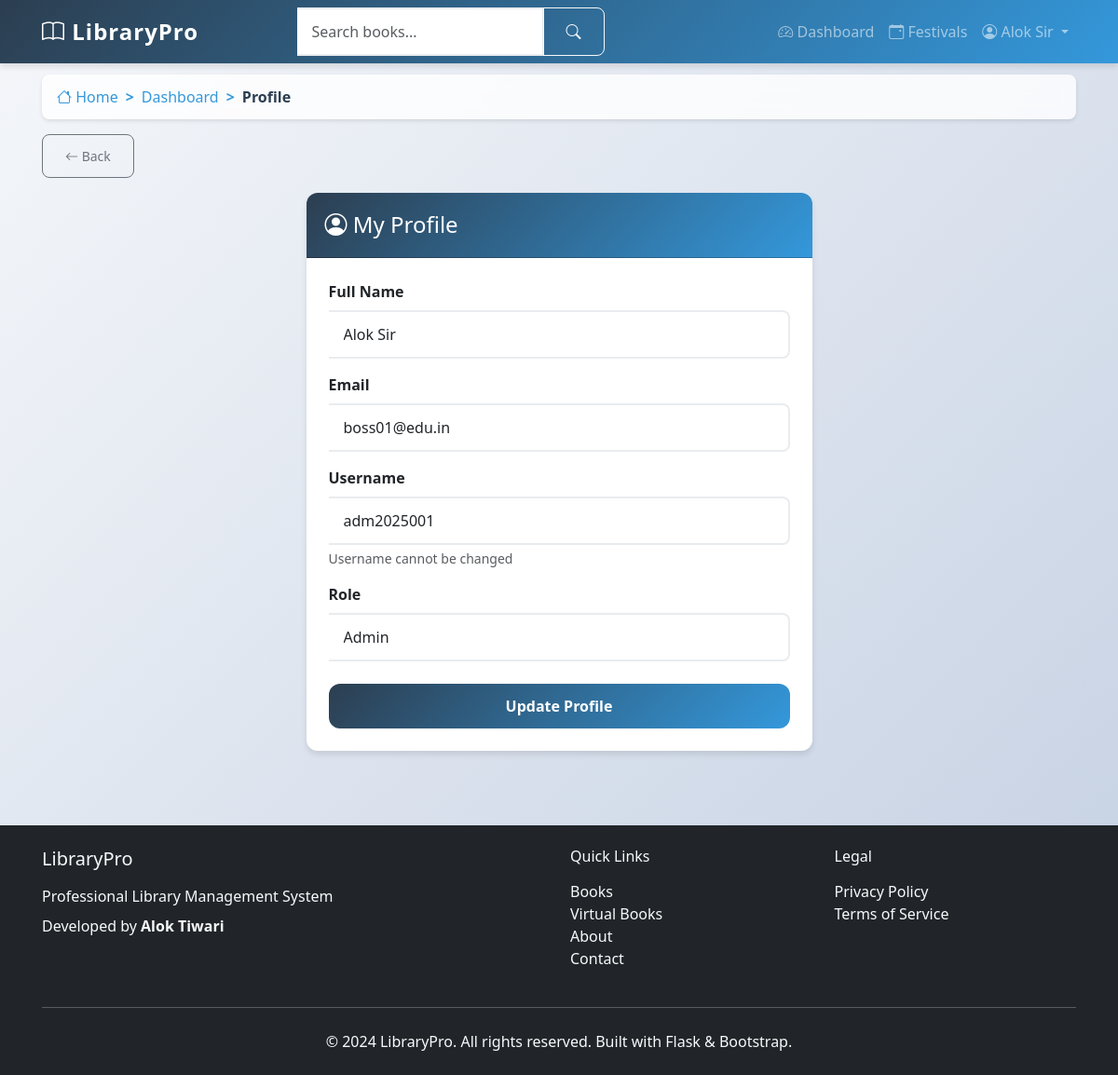
Page /auth/profile (signed in) on the committed database.
### app/models.py (models this page shows, shortened)
class User(UserMixin, db.Model):
    id = db.Column(db.Integer, primary_key=True)
    prn_number = db.Column(db.String(20), unique=True, nullable=False)
    username = db.Column(db.String(80), unique=True, nullable=False)
    email = db.Column(db.String(120), unique=True, nullable=False)
    name = db.Column(db.String(100), nullable=False)
    mother_name = db.Column(db.String(100), nullable=False)
    dob = db.Column(db.String(10), nullable=False)  # Format: DDMMYYYY
    phone = db.Column(db.String(15), nullable=True)
    address = db.Column(db.Text, nullable=True)
    password_hash = db.Column(db.String(255), nullable=False)
    role = db.Column(db.String(20), nullable=False, default='student')
    year = db.Column(db.String(10), nullable=True)  # 1st, 2nd, 3rd, 4th, 5th
    course = db.Column(db.String(50), nullable=True)  # BSC IT, BSC CS, etc.
    total_books_borrowed = db.Column(db.Integer, default=0)
    total_extension_requests = db.Column(db.Integer, default=0)
    library_hours_this_month = db.Column(db.Float, default=0.0)
    library_hours_this_year = db.Column(db.Float, default=0.0)
    created_at = db.Column(db.DateTime, default=datetime.utcnow)
    updated_at = db.Column(db.DateTime, default=datetime.utcnow, onupdate=datetime.utcnow)
    loans = db.relationship('Loan', backref='borrower', lazy='dynamic')
    library_sessions = db.relationship('LibrarySession', backref='user', lazy='dynamic')

### app/auth/routes.py (the view)
@bp.route('/profile', methods=['GET', 'POST'])
@login_required
def profile():
    form = ProfileForm()
    if form.validate_on_submit():
        current_user.name = form.name.data
        current_user.email = form.email.data
        db.session.commit()
        flash('Your profile has been updated!', 'success')
        return redirect(url_for('auth.profile'))
    elif request.method == 'GET':
        form.name.data = current_user.name
        form.email.data = current_user.email
    return render_template('auth/profile.html', title='Profile', form=form)

### app/auth/forms.py
class ProfileForm(FlaskForm):
    name = StringField('Full Name', validators=[DataRequired(), Length(min=2, max=100)])
    email = StringField('Email', validators=[DataRequired(), Email()])
    submit = SubmitField('Update Profile')

### app/__init__.py (called while the page is built)
def create_app():
    app = Flask(__name__)
    app.config.from_object(Config)
    db.init_app(app)
    migrate.init_app(app, db)
    login.init_app(app)
    login.login_view = 'auth.student_login'
    login.login_message = 'Please log in to access this page.'
    login.login_message_category = 'info'
    from app.auth import bp as auth_bp
    app.register_blueprint(auth_bp, url_prefix='/auth')
    from app.main import bp as main_bp
    app.register_blueprint(main_bp)
    from app.models import User
    @login.user_loader
    def load_user(user_id):
        return User.query.get(int(user_id))
    return app

### app/templates/auth/profile.html (shortened to what this page needs)
{% extends "base.html" %}
{% block content %}
<div class="row justify-content-center">
    <div class="col-lg-6">
        <div class="card">
            <div class="card-header">
                <h4 class="mb-0"><i class="bi bi-person-circle"></i> My Profile</h4>
            </div>
            <div class="card-body p-4">
                <form method="POST">
                    <div class="mb-3">
                        {{ form.name.label(class="form-label fw-semibold") }}
                        {{ form.name(class="form-control") }}
                    </div>
                    <div class="mb-3">
                        {{ form.email.label(class="form-label fw-semibold") }}
                        {{ form.email(class="form-control") }}
                    </div>
                    <div class="mb-3">
                        <label class="form-label fw-semibold">Username</label>
                        <input type="text" class="form-control" value="{{ current_user.username }}" readonly>
                        <div class="form-text">Username cannot be changed</div>
                    </div>
                    <div class="mb-4">
                        <label class="form-label fw-semibold">Role</label>
                        <input type="text" class="form-control" value="{{ current_user.role.title() }}" readonly>
                    </div>
                    <div class="d-grid">
                        {{ form.submit(class="btn btn-primary") }}
                    </div>
                </form>
            </div>
        </div>
    </div>
</div>
{% endblock %}

### app/templates/base.html (shortened to what this page needs)
<!DOCTYPE html>
<html lang="en">
<head>
    <link href="https://cdn.jsdelivr.net/npm/bootstrap@5.3.0/dist/css/bootstrap.min.css" rel="stylesheet">
    <link rel="stylesheet" href="https://cdn.jsdelivr.net/npm/bootstrap-icons@1.10.0/font/bootstrap-icons.css">
    <link rel="stylesheet" href="{{ url_for('static', filename='css/style.css') }}">
    <link rel="stylesheet" href="{{ url_for('static', filename='css/modern.css') }}">
</head>
<body>
    <nav class="navbar navbar-expand-lg navbar-dark bg-primary fixed-top">
        <div class="container">
            <a class="navbar-brand fw-bold" href="{{ url_for('main.index') }}">
                <i class="bi bi-book"></i> LibraryPro
            </a>
            <div class="collapse navbar-collapse" id="navbarNav">
                {% if current_user.is_authenticated %}
                <form class="d-flex mx-auto" method="GET" action="{{ url_for('main.search') }}">
                    <div class="input-group">
                        <input class="form-control" type="search" name="q" placeholder="Search books..."
                               value="{{ request.args.get('q', '') }}">
                        <button class="btn btn-outline-light" type="submit">
                            <i class="bi bi-search"></i>
                        </button>
                    </div>
                </form>
                <ul class="navbar-nav ms-auto">
                    <li class="nav-item">
                        <a class="nav-link" href="{{ url_for('main.dashboard') }}">
                            <i class="bi bi-speedometer2"></i> Dashboard
                        </a>
                    </li>
                    <li class="nav-item">
                        <a class="nav-link" href="{{ url_for('main.festivals') }}">
                            <i class="bi bi-calendar-event"></i> Festivals
                        </a>
                    </li>
                    <li class="nav-item dropdown">
                        <a class="nav-link dropdown-toggle" href="#" role="button" data-bs-toggle="dropdown">
                            <i class="bi bi-person-circle"></i> {{ current_user.name }}
                        </a>
                    </li>
                </ul>
                {% endif %}
            </div>
        </div>
    </nav>
    <main class="main-content">
        <div class="container">
            {% if current_user.is_authenticated %}
            <nav aria-label="breadcrumb" class="mb-3">
                <ol class="breadcrumb">
                    <li class="breadcrumb-item">
                        <a href="{{ url_for('main.index') }}"><i class="bi bi-house"></i> Home</a>
                    </li>
                    {% if request.endpoint == 'main.dashboard' or request.endpoint == 'main.student_dashboard' %}
                        <li class="breadcrumb-item active">Dashboard</li>
                    {% elif request.endpoint == 'main.admin_dashboard' %}
                        <li class="breadcrumb-item active">Admin Dashboard</li>
                    {% elif request.endpoint == 'main.manage_users' %}
                        <li class="breadcrumb-item"><a href="{{ url_for('main.admin_dashboard') }}">Admin Dashboard</a></li>
                        <li class="breadcrumb-item active">Manage Users</li>
                    {% elif request.endpoint == 'main.add_book' %}
                        <li class="breadcrumb-item"><a href="{{ url_for('main.admin_dashboard') }}">Admin Dashboard</a></li>
                        <li class="breadcrumb-item active">Add Book</li>
                    {% elif request.endpoint == 'main.book_details' %}
                        <li class="breadcrumb-item"><a href="{{ url_for('main.admin_dashboard') }}">Admin Dashboard</a></li>
                        <li class="breadcrumb-item active">Book Details</li>
                    {% elif request.endpoint == 'main.send_notice' %}
                        <li class="breadcrumb-item"><a href="{{ url_for('main.admin_dashboard') }}">Admin Dashboard</a></li>
                        <li class="breadcrumb-item active">Send Notice</li>
                    {% elif request.endpoint == 'main.view_notices' %}
                        <li class="breadcrumb-item">
                            <a href="{% if current_user.role == 'admin' %}{{ url_for('main.admin_dashboard') }}{% else %}{{ url_for('main.student_dashboard') }}{% endif %}">Dashboard</a>
                        </li>
                        <li class="breadcrumb-item active">Notices</li>
                    {% elif request.endpoint == 'main.search' %}
                        <li class="breadcrumb-item">
                            <a href="{% if current_user.role == 'admin' %}{{ url_for('main.admin_dashboard') }}{% else %}{{ url_for('main.student_dashboard') }}{% endif %}">Dashboard</a>
                        </li>
                        <li class="breadcrumb-item active">Search Results</li>
                    {% elif request.endpoint == 'auth.profile' %}
                        <li class="breadcrumb-item">
                            <a href="{% if current_user.role == 'admin' %}{{ url_for('main.admin_dashboard') }}{% else %}{{ url_for('main.student_dashboard') }}{% endif %}">Dashboard</a>
                        </li>
                        <li class="breadcrumb-item active">Profile</li>
                    {% endif %}
                </ol>
            </nav>
            {% endif %}
            {% if current_user.is_authenticated and request.endpoint not in ['main.index', 'main.dashboard', 'main.student_dashboard', 'main.admin_dashboard'] %}
            <div class="mb-3">
                <button onclick="goBack()" class="btn btn-outline-secondary btn-sm">
                    <i class="bi bi-arrow-left"></i> Back
                </button>
            </div>
            {% endif %}
            {% block content %}{% endblock %}
        </div>
    </main>
    <footer class="bg-dark text-light py-4 mt-5">
        <div class="container">
            <div class="row">
                <div class="col-md-6">
                    <h5 class="mb-3">LibraryPro</h5>
                    <p class="mb-2">Professional Library Management System</p>
                    <p class="mb-0">Developed by <strong>Alok Tiwari</strong></p>
                </div>
                <div class="col-md-3">
                    <h6 class="mb-3">Quick Links</h6>
                    <ul class="list-unstyled">
                        <li><a href="{{ url_for('main.books_categories') }}" class="text-light text-decoration-none">Books</a></li>
                    <li><a href="{{ url_for('main.virtual_books') }}" class="text-light text-decoration-none">Virtual Books</a></li>
                        <li><a href="{{ url_for('main.about') }}" class="text-light text-decoration-none">About</a></li>
                        <li><a href="{{ url_for('main.contact') }}" class="text-light text-decoration-none">Contact</a></li>
                    </ul>
                </div>
                <div class="col-md-3">
                    <h6 class="mb-3">Legal</h6>
                    <ul class="list-unstyled">
                        <li><a href="{{ url_for('main.privacy') }}" class="text-light text-decoration-none">Privacy Policy</a></li>
                        <li><a href="{{ url_for('main.terms') }}" class="text-light text-decoration-none">Terms of Service</a></li>
                    </ul>
                </div>
            </div>
            <hr class="my-4">
            <div class="text-center">
                <p class="mb-0">&copy; 2024 LibraryPro. All rights reserved. Built with Flask & Bootstrap.</p>
            </div>
        </div>
    </footer>
</body>
</html>

### app/static/css/style.css (style rules this page uses)
:root { --primary-color: #2c3e50; --secondary-color: #3498db; --accent-color: #e74c3c; --success-color: #27ae60; --warning-color: #f39c12; --light-bg: #f8f9fa; --card-shadow: 0 4px 6px rgba(0, 0, 0, 0.1); --hover-shadow: 0 8px 15px rgba(0, 0, 0, 0.2); --border-radius: 12px; }
body { font-family: 'Segoe UI', Tahoma, Geneva, Verdana, sans-serif; background: linear-gradient(135deg, #f5f7fa 0%, #c3cfe2 100%); min-height: 100vh; padding: 0; margin: 0; }
.main-content { padding-top: 80px; padding-bottom: 2rem; min-height: calc(100vh - 200px); }
.container { padding-left: 15px; padding-right: 15px; }
.navbar-brand { font-size: 1.5rem; letter-spacing: 1px; }
.navbar { box-shadow: var(--card-shadow); background: linear-gradient(135deg, var(--primary-color) 0%, var(--secondary-color) 100%) !important; }
.card { border: none; border-radius: var(--border-radius); box-shadow: var(--card-shadow); transition: all 0.3s ease; background: white; }
.card-header { background: linear-gradient(135deg, var(--primary-color) 0%, var(--secondary-color) 100%); color: white; border-radius: var(--border-radius) var(--border-radius) 0 0 !important; padding: 1.25rem; font-weight: 600; }
.form-control { border-radius: 8px; border: 2px solid #e9ecef; padding: 0.75rem 1rem; transition: all 0.3s ease; }
.btn { border-radius: 8px; padding: 0.75rem 1.5rem; font-weight: 500; transition: all 0.3s ease; }
.btn-primary { background: linear-gradient(135deg, var(--primary-color) 0%, var(--secondary-color) 100%); border: none; }
.breadcrumb { background: rgba(255, 255, 255, 0.8); border-radius: 8px; padding: 0.75rem 1rem; margin-bottom: 1rem; box-shadow: 0 2px 4px rgba(0, 0, 0, 0.1); backdrop-filter: blur(10px); }
.breadcrumb-item + .breadcrumb-item::before { content: ">"; color: var(--secondary-color); font-weight: 600; }
.breadcrumb-item a { color: var(--secondary-color); text-decoration: none; transition: color 0.3s ease; }
.breadcrumb-item.active { color: var(--primary-color); font-weight: 600; }
.btn-outline-secondary { border-color: #6c757d; color: #6c757d; transition: all 0.3s ease; }
.form-control { border-left: none; border-radius: 0 8px 8px 0; }
.btn-primary { background: linear-gradient(135deg, var(--primary-color) 0%, var(--secondary-color) 100%); border: none; border-radius: 12px; padding: 0.75rem; font-weight: 600; transition: all 0.3s ease; }

### app/static/css/modern.css (style rules this page uses)
:root { --primary: #6366f1; --secondary: #8b5cf6; --success: #10b981; --danger: #ef4444; --warning: #f59e0b; --info: #3b82f6; --dark: #1f2937; --light: #f9fafb; }

### rows in the picture
User: name "Alok Sir", email "boss01@edu.in", username "adm2025001", role "Admin"
